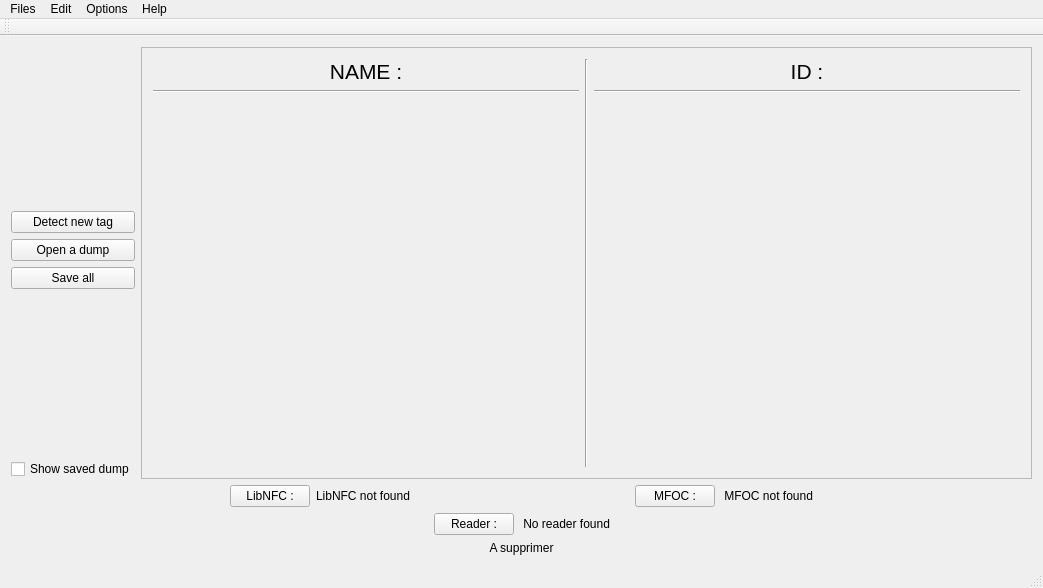
<?xml version="1.0" encoding="UTF-8"?>
<ui version="4.0">
 <class>MainWindow</class>
 <widget class="QMainWindow" name="MainWindow">
  <property name="geometry">
   <rect>
    <x>0</x>
    <y>0</y>
    <width>1043</width>
    <height>588</height>
   </rect>
  </property>
  <property name="windowTitle">
   <string>NFC_flo</string>
  </property>
  <widget class="QWidget" name="centralWidget">
   <layout class="QVBoxLayout" name="verticalLayout_2">
    <item>
     <layout class="QVBoxLayout" name="baseLayout">
      <item>
       <layout class="QHBoxLayout" name="dataLayout">
        <item>
         <layout class="QVBoxLayout" name="buttonsLayout">
          <item>
           <spacer name="verticalSpacer_2">
            <property name="orientation">
             <enum>Qt::Vertical</enum>
            </property>
            <property name="sizeHint" stdset="0">
             <size>
              <width>20</width>
              <height>40</height>
             </size>
            </property>
           </spacer>
          </item>
          <item>
           <widget class="QPushButton" name="ReadpushButton">
            <property name="text">
             <string>Detect new tag</string>
            </property>
           </widget>
          </item>
          <item>
           <widget class="QPushButton" name="LoadPushButton">
            <property name="text">
             <string>Open a dump</string>
            </property>
           </widget>
          </item>
          <item>
           <widget class="QPushButton" name="OpenPushButton">
            <property name="text">
             <string>Save all</string>
            </property>
           </widget>
          </item>
          <item>
           <spacer name="verticalSpacer">
            <property name="orientation">
             <enum>Qt::Vertical</enum>
            </property>
            <property name="sizeHint" stdset="0">
             <size>
              <width>20</width>
              <height>40</height>
             </size>
            </property>
           </spacer>
          </item>
          <item>
           <widget class="QCheckBox" name="ShowSavedCheckBox">
            <property name="text">
             <string>Show saved dump</string>
            </property>
           </widget>
          </item>
         </layout>
        </item>
        <item>
         <widget class="QScrollArea" name="scrollArea">
          <property name="widgetResizable">
           <bool>true</bool>
          </property>
          <widget class="QWidget" name="scrollAreaWidgetContents">
           <property name="geometry">
            <rect>
             <x>0</x>
             <y>0</y>
             <width>901</width>
             <height>430</height>
            </rect>
           </property>
           <layout class="QHBoxLayout" name="horizontalLayout_2">
            <item>
             <layout class="QHBoxLayout" name="dataAgencementLayout">
              <item>
               <layout class="QVBoxLayout" name="NameLayout">
                <item>
                 <widget class="QLabel" name="NameLabel">
                  <property name="font">
                   <font>
                    <pointsize>24</pointsize>
                    <weight>75</weight>
                    <bold>true</bold>
                   </font>
                  </property>
                  <property name="text">
                   <string>&lt;html&gt;&lt;head/&gt;&lt;body&gt;&lt;p align=&quot;center&quot;&gt;&lt;span style=&quot; font-size:16pt; font-weight:400;&quot;&gt;NAME :&lt;/span&gt;&lt;/p&gt;&lt;/body&gt;&lt;/html&gt;</string>
                  </property>
                 </widget>
                </item>
                <item>
                 <widget class="Line" name="line_2">
                  <property name="orientation">
                   <enum>Qt::Horizontal</enum>
                  </property>
                 </widget>
                </item>
                <item>
                 <spacer name="verticalSpacer_3">
                  <property name="orientation">
                   <enum>Qt::Vertical</enum>
                  </property>
                  <property name="sizeHint" stdset="0">
                   <size>
                    <width>20</width>
                    <height>40</height>
                   </size>
                  </property>
                 </spacer>
                </item>
               </layout>
              </item>
              <item>
               <widget class="Line" name="line">
                <property name="orientation">
                 <enum>Qt::Vertical</enum>
                </property>
               </widget>
              </item>
              <item>
               <layout class="QVBoxLayout" name="IDLayout">
                <item>
                 <widget class="QLabel" name="IDLabel">
                  <property name="font">
                   <font>
                    <pointsize>24</pointsize>
                    <weight>75</weight>
                    <bold>true</bold>
                   </font>
                  </property>
                  <property name="text">
                   <string>&lt;html&gt;&lt;head/&gt;&lt;body&gt;&lt;p align=&quot;center&quot;&gt;&lt;span style=&quot; font-size:16pt; font-weight:400;&quot;&gt;ID :&lt;/span&gt;&lt;/p&gt;&lt;/body&gt;&lt;/html&gt;</string>
                  </property>
                 </widget>
                </item>
                <item>
                 <widget class="Line" name="line_3">
                  <property name="orientation">
                   <enum>Qt::Horizontal</enum>
                  </property>
                 </widget>
                </item>
                <item>
                 <spacer name="verticalSpacer_4">
                  <property name="orientation">
                   <enum>Qt::Vertical</enum>
                  </property>
                  <property name="sizeHint" stdset="0">
                   <size>
                    <width>20</width>
                    <height>40</height>
                   </size>
                  </property>
                 </spacer>
                </item>
               </layout>
              </item>
             </layout>
            </item>
           </layout>
          </widget>
         </widget>
        </item>
       </layout>
      </item>
      <item>
       <layout class="QHBoxLayout" name="libDetectionLayout">
        <item>
         <spacer name="horizontalSpacer_4">
          <property name="orientation">
           <enum>Qt::Horizontal</enum>
          </property>
          <property name="sizeHint" stdset="0">
           <size>
            <width>40</width>
            <height>20</height>
           </size>
          </property>
         </spacer>
        </item>
        <item>
         <widget class="QPushButton" name="pushButtonLibNFC">
          <property name="text">
           <string>LibNFC :</string>
          </property>
         </widget>
        </item>
        <item>
         <widget class="QLabel" name="labelLibNFC">
          <property name="text">
           <string>LibNFC not found</string>
          </property>
         </widget>
        </item>
        <item>
         <spacer name="horizontalSpacer_3">
          <property name="orientation">
           <enum>Qt::Horizontal</enum>
          </property>
          <property name="sizeHint" stdset="0">
           <size>
            <width>40</width>
            <height>20</height>
           </size>
          </property>
         </spacer>
        </item>
        <item>
         <widget class="QPushButton" name="pushButtonMFOC">
          <property name="text">
           <string>MFOC :</string>
          </property>
         </widget>
        </item>
        <item>
         <widget class="QLabel" name="labelMFOC">
          <property name="text">
           <string> MFOC not found</string>
          </property>
         </widget>
        </item>
        <item>
         <spacer name="horizontalSpacer_5">
          <property name="orientation">
           <enum>Qt::Horizontal</enum>
          </property>
          <property name="sizeHint" stdset="0">
           <size>
            <width>40</width>
            <height>20</height>
           </size>
          </property>
         </spacer>
        </item>
       </layout>
      </item>
      <item>
       <layout class="QHBoxLayout" name="readerDetectionLayout">
        <item>
         <spacer name="horizontalSpacer">
          <property name="orientation">
           <enum>Qt::Horizontal</enum>
          </property>
          <property name="sizeHint" stdset="0">
           <size>
            <width>40</width>
            <height>20</height>
           </size>
          </property>
         </spacer>
        </item>
        <item>
         <widget class="QPushButton" name="pushButtonReader">
          <property name="text">
           <string>Reader :</string>
          </property>
         </widget>
        </item>
        <item>
         <widget class="QLabel" name="labelReader">
          <property name="text">
           <string> No reader found</string>
          </property>
         </widget>
        </item>
        <item>
         <spacer name="horizontalSpacer_2">
          <property name="orientation">
           <enum>Qt::Horizontal</enum>
          </property>
          <property name="sizeHint" stdset="0">
           <size>
            <width>40</width>
            <height>20</height>
           </size>
          </property>
         </spacer>
        </item>
       </layout>
      </item>
     </layout>
    </item>
    <item>
     <widget class="QLabel" name="testLabel">
      <property name="text">
       <string>&lt;html&gt;&lt;head/&gt;&lt;body&gt;&lt;p align=&quot;center&quot;&gt;A supprimer&lt;/p&gt;&lt;/body&gt;&lt;/html&gt;</string>
      </property>
     </widget>
    </item>
   </layout>
  </widget>
  <widget class="QMenuBar" name="menuBar">
   <property name="geometry">
    <rect>
     <x>0</x>
     <y>0</y>
     <width>1043</width>
     <height>21</height>
    </rect>
   </property>
   <widget class="QMenu" name="menuFiles">
    <property name="title">
     <string>Files</string>
    </property>
    <addaction name="actionNew"/>
    <addaction name="actionOpen"/>
    <addaction name="actionSave"/>
    <addaction name="actionSaveAs"/>
    <addaction name="actionClose"/>
   </widget>
   <widget class="QMenu" name="menuEdit">
    <property name="title">
     <string>Edit</string>
    </property>
    <addaction name="actionAddKey"/>
    <addaction name="actionMFOC"/>
   </widget>
   <widget class="QMenu" name="menuOptions">
    <property name="title">
     <string>Options</string>
    </property>
    <addaction name="actionDefaultRepository"/>
    <addaction name="actionFunctionsTimeOut"/>
   </widget>
   <widget class="QMenu" name="menuAbout">
    <property name="title">
     <string>Help</string>
    </property>
    <addaction name="actionAboutLibNFC"/>
    <addaction name="actionAboutMFOC"/>
    <addaction name="actionAboutThisSoft"/>
   </widget>
   <addaction name="menuFiles"/>
   <addaction name="menuEdit"/>
   <addaction name="menuOptions"/>
   <addaction name="menuAbout"/>
  </widget>
  <widget class="QToolBar" name="mainToolBar">
   <attribute name="toolBarArea">
    <enum>TopToolBarArea</enum>
   </attribute>
   <attribute name="toolBarBreak">
    <bool>false</bool>
   </attribute>
  </widget>
  <widget class="QStatusBar" name="statusBar"/>
  <action name="actionNew">
   <property name="text">
    <string>New</string>
   </property>
  </action>
  <action name="actionOpen">
   <property name="text">
    <string>Open</string>
   </property>
  </action>
  <action name="actionClose">
   <property name="text">
    <string>Close</string>
   </property>
  </action>
  <action name="actionAddKey">
   <property name="text">
    <string>Add a key</string>
   </property>
  </action>
  <action name="actionDefaultRepository">
   <property name="text">
    <string>Default repository</string>
   </property>
  </action>
  <action name="actionFunctionsTimeOut">
   <property name="text">
    <string>Functions time out</string>
   </property>
  </action>
  <action name="actionMFOC">
   <property name="text">
    <string>MFOC</string>
   </property>
  </action>
  <action name="actionAboutLibNFC">
   <property name="text">
    <string>LibNFC</string>
   </property>
  </action>
  <action name="actionAboutMFOC">
   <property name="text">
    <string>MFOC</string>
   </property>
  </action>
  <action name="actionAboutThisSoft">
   <property name="text">
    <string>NFC_flo</string>
   </property>
  </action>
  <action name="actionSave">
   <property name="text">
    <string>Save</string>
   </property>
  </action>
  <action name="actionSaveAs">
   <property name="text">
    <string>Save as</string>
   </property>
  </action>
 </widget>
 <layoutdefault spacing="6" margin="11"/>
 <resources/>
 <connections/>
</ui>
